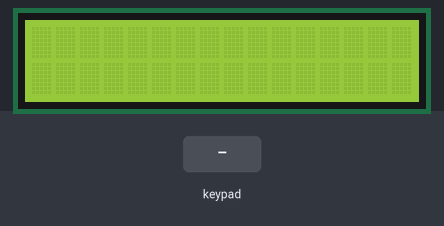
A sketch run on a simulated Arduino Uno, built with avr-gcc and run on an emulated ATmega328P. Parts: 16×2 character LCD. The inputs (shaded band) are chosen by the test bench.

Above: at 1.2 s.
1.3 s: keypad keys 6 7 8 9 # pressed 0.4 s apart
At 3.9 s:
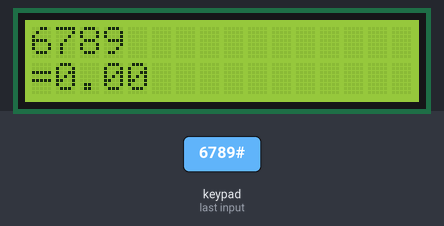
4.8 s: key 'A' pressed
At 6.1 s:
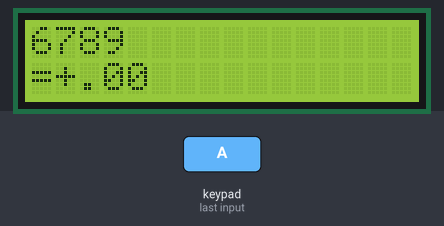
6.4 s: key 'C' pressed
At 7.6 s:
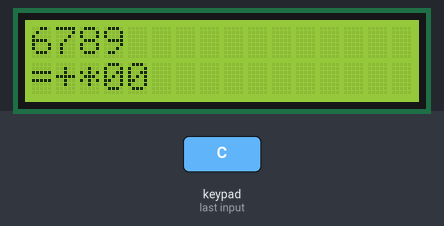
8.0 s: keypad keys 6 7 8 9 A pressed 0.4 s apart
At 10.0 s:
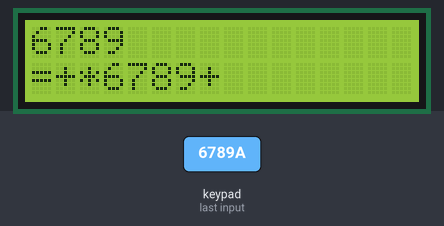
11.5 s: key 'D' pressed
13.1 s: keypad keys 6 7 8 9 D pressed 0.4 s apart
At 16.2 s:
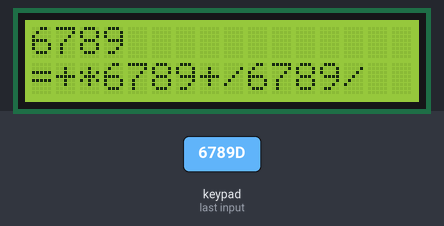
Timing chart, 0 to 17.6 s (numbered marks = the images above; inputs shaded):
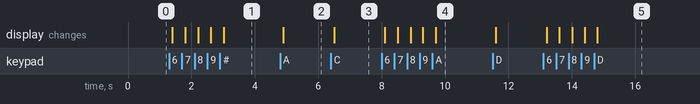

Measured:
- after the input at 1.3 s, the display: first changes after 0.10 s (image 1 shows a later state)
- after the input at 4.8 s, the display: changes after 0.10 s (image 2)
- after the input at 6.4 s, the display: changes after 0.11 s (image 3)
- after the input at 8.0 s, the display: first changes after 0.10 s (image 4 shows a later state)
- after the input at 13.1 s, the display: first changes after 0.11 s (image 5 shows a later state)

The sketch:

lab3.ino
```cpp
// 利用keypad與LCD實現二項加減乘除。
#include <Keypad.h>
#include <LiquidCrystal_I2C.h>  //LCD_12
#include <Wire.h>

//---------------for lcd-----------------//
LiquidCrystal_I2C lcd(0x27, 16, 2);  //LCD
float number[2];
float answer;
char operation;
//int lcd_row = 0;
//int lcd_col = 0;
int count_num = 0;
//---------------for lcd-----------------//

//--------------for keypad-------------//
char key[4][4] = {
    {'1', '2', '3', 'A'},
    {'4', '5', '6', 'B'},
    {'7', '8', '9', 'C'},
    {'*', '0', '#', 'D'},
};
byte colPin[4] = {6, 7, 8, 9};
byte rowPin[4] = {2, 3, 4, 5};
//--------------for keypad-------------//

Keypad mykeypad(makeKeymap(key), rowPin, colPin, 4, 4);

void setup() {
    lcd.clear(); //reset LCD
    lcd.init();
    lcd.backlight();
    lcd.setCursor(0, 0);
    //lcd.print("NCKU");
}

void loop() {
    //lcd.print(int(number[0]));
    //lcd.print(int(number[1]));

    //透過Keypad函式庫裡的getkey()方法讀取按鍵的字元
    int key = mykeypad.getKey();
    if (key != NO_KEY) {
        //若有按鍵按下則顯示按下的字元
        delay(100);
        switch (key) {
            case 'A':
                //Add();
                operation = '+';
                lcd.print(operation);
                break;
            case 'B':
                //Subtract();
                operation = '-';
                lcd.print(operation);
                break;
            case 'C':
                //Multiply();
                operation = '*';
                lcd.print(operation);
                break;
            case 'D':
                //Divide();
                operation = '/';
                lcd.print(operation);
                break;
            case '#':
                Equal();
                lcd.setCursor(0, 1);
                lcd.print('=');
                break;
            case '*':
                Clear();
                break;
            default:
                Getnumber(key);
        }
    }
}
void Getnumber(int key) {
  int digit = key -48; // char to int

  if(operation && count_num == 0) count_num++;
  number[count_num] = number[count_num]*10 + digit;
  lcd.print(digit); //print number
}
void Equal(){
  switch(operation){
    case '+':
      answer = number[0] + number[1];
      break;
    case '-':
      answer = number[0] - number[1];
      break;
    case '*':
      answer = number[0] * number[1];
      break;
    case '/':
      answer = number[0] / number[1];
      break;
  }
  lcd.setCursor(1, 1);
  lcd.print(answer); //print answer
}
void Clear(){
  lcd.clear(); //reset LCD
  number[0] = 0;
  number[1] = 0;
  operation = '\0';
  answer = 0;
  count_num = 0;
}
```
